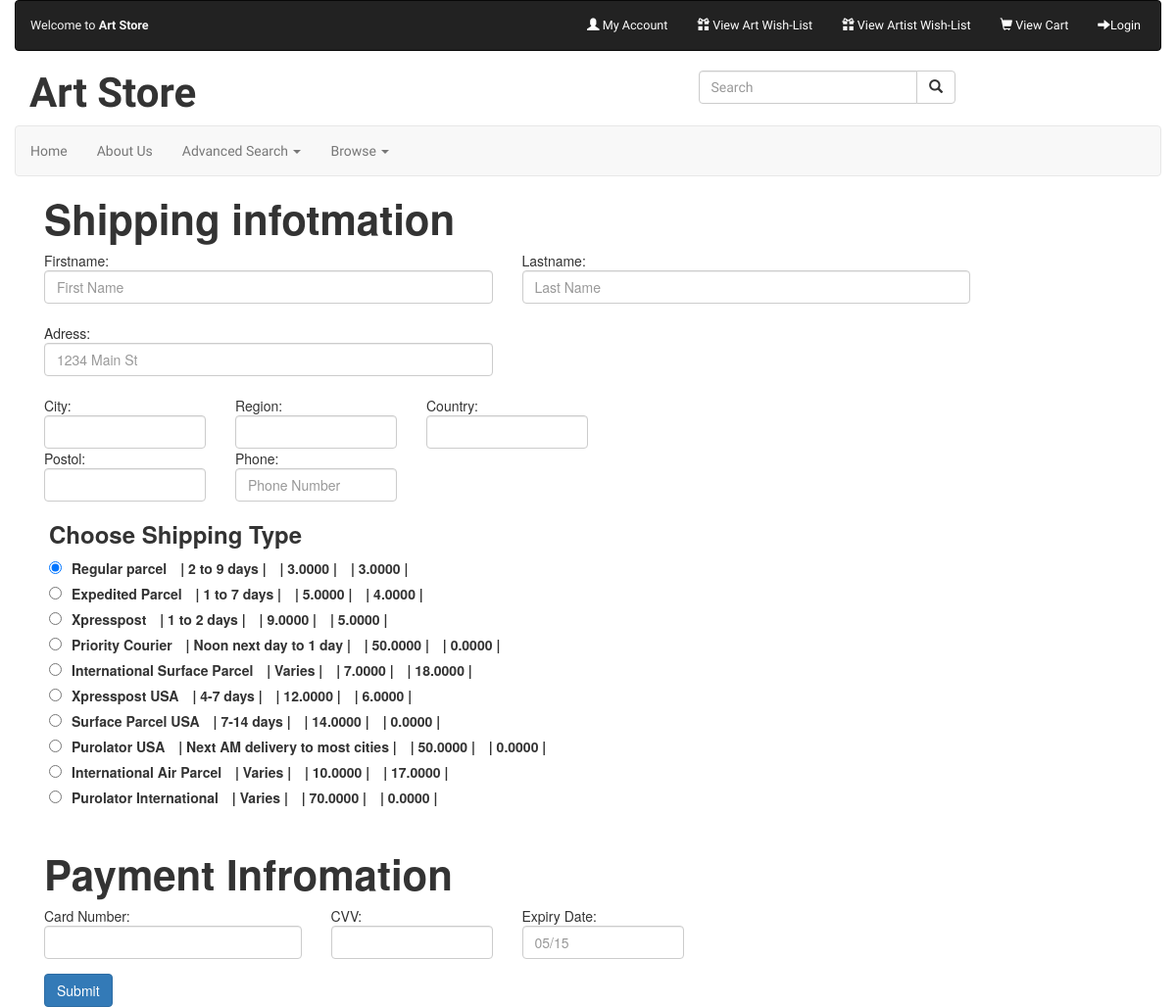
The page /checkout.php (signed in) on the database its author committed.
### tables this page shows
CREATE TABLE `typesshippers` (
  `shipperID` int(11) NOT NULL,
  `shipperName` varchar(200) DEFAULT NULL,
  `shipperDescription` varchar(127) DEFAULT NULL,
  `shipperAvgTime` varchar(50) DEFAULT NULL,
  `shipperClass` int(11) DEFAULT '0',
  `shipperBaseFee` decimal(19,4) DEFAULT '0.0000',
  `shipperWeightFee` decimal(19,4) DEFAULT '0.0000'
);

### includes/checkout-utility.inc.php (the view, shortened to what this page needs)
<?php
function getShippingTypes() {
    try {
        $pdo = new PDO(DBCONNSTRING, DBUSER, DBPASS);
        $pdo->setAttribute(PDO::ATTR_ERRMODE, PDO::ERRMODE_EXCEPTION);
        $sql = "SELECT shipperID, shipperName, shipperDescription, shipperAvgTime, shipperClass, shipperBaseFee, shipperWeightFee
                    FROM TypesShippers";
        $statement = $pdo->prepare($sql);
        $statement->execute();
        while ($row = $statement->fetch()) {
            $ashipper['shipperName'] = $row['shipperName'];
            $ashipper['shipperDescription'] = $row['shipperDescription'];
            $ashipper['shipperAvgTime'] = $row['shipperAvgTime'];
            $ashipper['shipperClass'] = $row['shipperClass'];
            $ashipper['shipperBaseFee'] = $row['shipperBaseFee'];
            $ashipper['shipperWeightFee'] = $row['shipperWeightFee'];
            $ashipper['totalFee'] = $ashipper['shipperBaseFee'] + $ashipper['shipperWeightFee'];
            $shipperTypes[$row['shipperID']] = $ashipper;
        }
        return $shipperTypes;
    }
    catch (PDOException $e) {
        die($e->getMessage());
        return null;
    }
}
function showShippingType() {
    $shipperTypes = getShippingTypes();
    $checked = "checked";
    foreach ($shipperTypes as $key => $value) {
        echo "<div>
                <input type='radio' name='ShippingID' value='".$key."' ".$checked."><label class='shipping-details'>".$value['shipperName']."</label>
                    <label class='shipping-details'> | ".$value["shipperAvgTime"]." | </label>
                    <label class='shipping-details'> | ".$value["shipperBaseFee"]." | </label>
                    <label class='shipping-details'> | ".$value["shipperWeightFee"]." | </label>
            </div>";
        $checked = "";
    }
}
?>

### css/common.css (style rules this page uses)
.shipping-details { margin-left: 10px; }

### rows shown on the page
typesshippers: shipperName "Regular parcel", shipperAvgTime "2 to 9 days", shipperBaseFee "3.0000", shipperWeightFee "3.0000"
typesshippers: shipperName "Expedited Parcel", shipperAvgTime "1 to 7 days", shipperBaseFee "5.0000", shipperWeightFee "4.0000"
typesshippers: shipperName "Xpresspost", shipperAvgTime "1 to 2 days", shipperBaseFee "9.0000", shipperWeightFee "5.0000"
typesshippers: shipperName "Priority Courier", shipperAvgTime "Noon next day to 1 day", shipperBaseFee "50.0000", shipperWeightFee "0.0000"
typesshippers: shipperName "International Surface Parcel", shipperAvgTime "Varies", shipperBaseFee "7.0000", shipperWeightFee "18.0000"
typesshippers: shipperName "Xpresspost USA", shipperAvgTime "4-7 days", shipperBaseFee "12.0000", shipperWeightFee "6.0000"
typesshippers: shipperName "Surface Parcel USA", shipperAvgTime "7-14 days", shipperBaseFee "14.0000", shipperWeightFee "0.0000"
typesshippers: shipperName "Purolator USA", shipperAvgTime "Next AM delivery to most cities", shipperBaseFee "50.0000", shipperWeightFee "0.0000"
typesshippers: shipperName "International Air Parcel", shipperAvgTime "Varies", shipperBaseFee "10.0000", shipperWeightFee "17.0000"
typesshippers: shipperName "Purolator International", shipperAvgTime "Varies", shipperBaseFee "70.0000", shipperWeightFee "0.0000"

### other values the page prints
$btn "Login"
